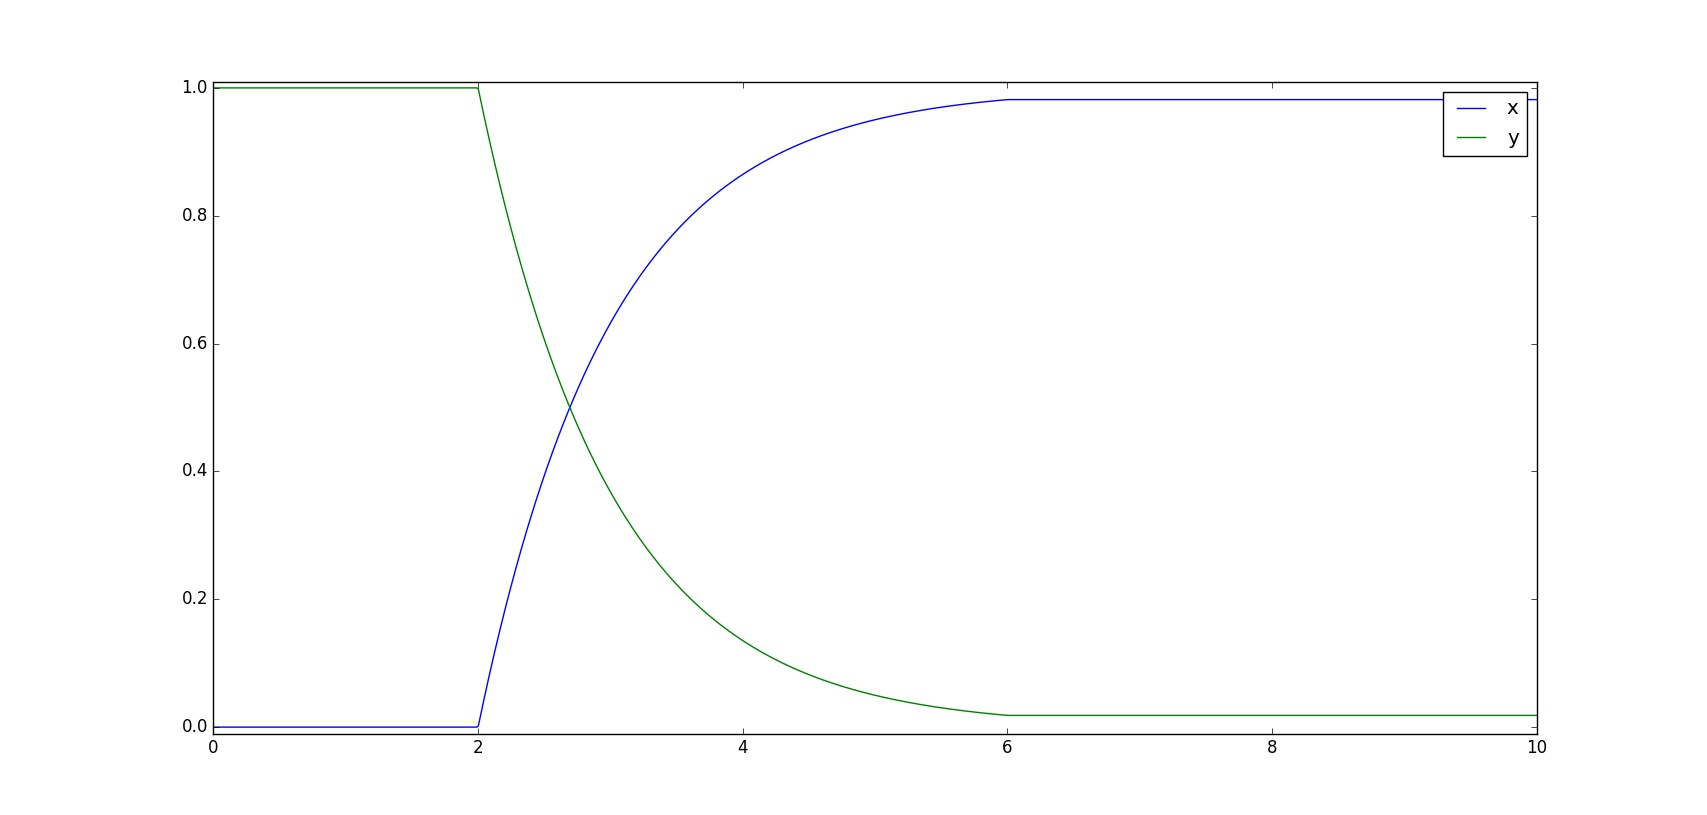

Python code for this plot:
# -*- coding: utf-8 -*-
"""
Created on Sun Nov 27 17:19:01 2016

@author: user
"""

import scipy.integrate as si
import numpy as np
import matplotlib.pyplot as plt
def sigm(t):
    if 2<t <6 :
        f=1
    else:
        f=0  
    return f
def sigm2(t):
    if 0.0<t  :
        f=1
    else:
        f=0  
    return f 	
def ode(y, t):
    #return [sigm2(y[1]),sigm2(y[0])*sigm(t)]

    return [0.5*sigm2(y[1])*sigm(t)+0.5*sigm(t)-y[0]*sigm(t),1*sigm2(y[0])*sigm(t)-sigm(t)-y[1]*sigm(t)]
    #return [1*sigm2(y[1])+sigm(t)-0.1*y[0],1*sigm2(y[0])+sigm(t)-0.1*y[1]]
t  = np.linspace(0, 10, 1000) 

yzero = np.array([0.,1.])
y = si.odeint(ode, yzero, t)
print(y[601],y[606])
fig = plt.figure()
ax = fig.add_subplot(111)

plt.plot(t, y[:,0], label='x')
plt.plot(t, y[:,1], label='y')
handles, labels = ax.get_legend_handles_labels()
ax.set_ylim([-0.1,1.1])
ax.legend(handles, labels)
plt.show()   
